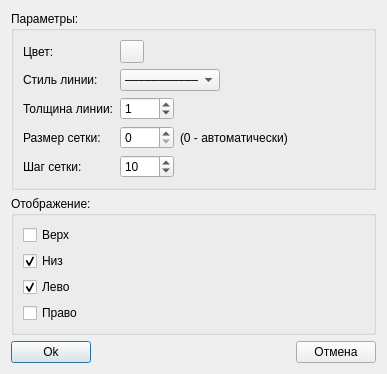
<?xml version="1.0" encoding="UTF-8"?>
<ui version="4.0">
 <class>Dialog_ConfigGrid</class>
 <widget class="QDialog" name="Dialog_ConfigGrid">
  <property name="geometry">
   <rect>
    <x>0</x>
    <y>0</y>
    <width>387</width>
    <height>331</height>
   </rect>
  </property>
  <property name="windowTitle">
   <string>Настройка сетки</string>
  </property>
  <layout class="QGridLayout" name="gridLayout">
   <item row="2" column="1">
    <spacer name="horizontalSpacer">
     <property name="orientation">
      <enum>Qt::Horizontal</enum>
     </property>
     <property name="sizeHint" stdset="0">
      <size>
       <width>40</width>
       <height>20</height>
      </size>
     </property>
    </spacer>
   </item>
   <item row="2" column="0">
    <widget class="QPushButton" name="pushButton_Ok">
     <property name="text">
      <string>Ok</string>
     </property>
    </widget>
   </item>
   <item row="2" column="2">
    <widget class="QPushButton" name="pushButton_Cancel">
     <property name="text">
      <string>Отмена</string>
     </property>
    </widget>
   </item>
   <item row="1" column="0" colspan="3">
    <widget class="QGroupBox" name="groupBox_7">
     <property name="title">
      <string>Отображение:</string>
     </property>
     <layout class="QGridLayout" name="gridLayout_13">
      <item row="1" column="0">
       <widget class="QCheckBox" name="checkBox_VisibleGridAxisBottom">
        <property name="text">
         <string>Низ</string>
        </property>
        <property name="checked">
         <bool>true</bool>
        </property>
       </widget>
      </item>
      <item row="0" column="0">
       <widget class="QCheckBox" name="checkBox_VisibleGridAxisTop">
        <property name="text">
         <string>Верх</string>
        </property>
       </widget>
      </item>
      <item row="2" column="0">
       <widget class="QCheckBox" name="checkBox_VisibleGridAxisLeft">
        <property name="text">
         <string>Лево</string>
        </property>
        <property name="checked">
         <bool>true</bool>
        </property>
       </widget>
      </item>
      <item row="3" column="0">
       <widget class="QCheckBox" name="checkBox_VisibleGridAxisRight">
        <property name="text">
         <string>Право</string>
        </property>
       </widget>
      </item>
     </layout>
    </widget>
   </item>
   <item row="0" column="0" colspan="3">
    <widget class="QGroupBox" name="groupBox">
     <property name="title">
      <string>Параметры:</string>
     </property>
     <layout class="QGridLayout" name="gridLayout_2">
      <item row="4" column="3">
       <widget class="QLabel" name="label_2">
        <property name="text">
         <string>(0 - автоматически)</string>
        </property>
       </widget>
      </item>
      <item row="2" column="2">
       <widget class="QSpinBox" name="spinBox_PenWidth">
        <property name="maximumSize">
         <size>
          <width>70</width>
          <height>16777215</height>
         </size>
        </property>
        <property name="value">
         <number>1</number>
        </property>
       </widget>
      </item>
      <item row="4" column="4">
       <spacer name="horizontalSpacer_2">
        <property name="orientation">
         <enum>Qt::Horizontal</enum>
        </property>
        <property name="sizeHint" stdset="0">
         <size>
          <width>40</width>
          <height>20</height>
         </size>
        </property>
       </spacer>
      </item>
      <item row="1" column="1">
       <widget class="QLabel" name="label_5">
        <property name="text">
         <string>Стиль линии:</string>
        </property>
       </widget>
      </item>
      <item row="2" column="1">
       <widget class="QLabel" name="label_4">
        <property name="text">
         <string>Толщина линии:</string>
        </property>
       </widget>
      </item>
      <item row="5" column="2">
       <widget class="QSpinBox" name="spinBox_GridStep">
        <property name="minimum">
         <number>1</number>
        </property>
        <property name="maximum">
         <number>50</number>
        </property>
        <property name="value">
         <number>10</number>
        </property>
       </widget>
      </item>
      <item row="5" column="1">
       <widget class="QLabel" name="label_6">
        <property name="text">
         <string>Шаг сетки:</string>
        </property>
       </widget>
      </item>
      <item row="1" column="2" colspan="2">
       <widget class="QComboBox" name="comboBox_PenStyle">
        <property name="maximumSize">
         <size>
          <width>100</width>
          <height>16777215</height>
         </size>
        </property>
        <item>
         <property name="text">
          <string>–––––––––––––</string>
         </property>
        </item>
        <item>
         <property name="text">
          <string>– – – – – – – – – </string>
         </property>
        </item>
        <item>
         <property name="text">
          <string>– · – · – · – · – · </string>
         </property>
        </item>
       </widget>
      </item>
      <item row="0" column="2">
       <widget class="QToolButton" name="toolButton_GridColor">
        <property name="text">
         <string/>
        </property>
       </widget>
      </item>
      <item row="4" column="1">
       <widget class="QLabel" name="label">
        <property name="text">
         <string>Размер сетки:</string>
        </property>
       </widget>
      </item>
      <item row="4" column="2">
       <widget class="QSpinBox" name="spinBox_GridSize">
        <property name="maximumSize">
         <size>
          <width>70</width>
          <height>16777215</height>
         </size>
        </property>
        <property name="maximum">
         <number>9999</number>
        </property>
        <property name="singleStep">
         <number>10</number>
        </property>
       </widget>
      </item>
      <item row="0" column="1">
       <widget class="QLabel" name="label_3">
        <property name="text">
         <string>Цвет:</string>
        </property>
       </widget>
      </item>
     </layout>
    </widget>
   </item>
  </layout>
 </widget>
 <resources/>
 <connections/>
</ui>
